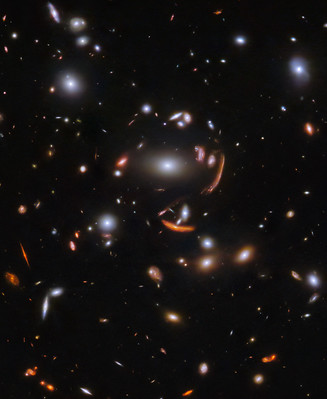
#> input picture image_to_music/5.jpg, 327 x 399 px
$ python jwst_img_to_music.py
#> lines starting #> are read from the running program, lines starting #| are printed output that depends on the picture
import numpy as np
import matplotlib.pyplot as plt
from PIL import Image
from scipy.io import wavfile
from scipy.signal import chirp, sawtooth, square, butter, filtfilt
from scipy.stats import entropy
import random

def generate_waveform(t, freq, wave_type='sine', width=0.5):
    """
    Generate different waveform types.

    Args:
        t: Time array
        freq: Frequency in Hz
        wave_type: 'sine', 'square', 'sawtooth', or 'triangle'
        width: Pulse width for square wave
    """
    if wave_type == 'sine':
        return np.sin(2 * np.pi * freq * t)
    elif wave_type == 'square':
        return square(2 * np.pi * freq * t, duty=width)
    elif wave_type == 'sawtooth':
        return sawtooth(2 * np.pi * freq * t)
    elif wave_type == 'triangle':
        return sawtooth(2 * np.pi * freq * t, width=0.5)
    return np.sin(2 * np.pi * freq * t)

def apply_envelope(signal, attack=0.1, decay=0.2, sustain=0.7, release=0.2, sustain_level=0.7):
    """
    Apply ADSR (Attack, Decay, Sustain, Release) envelope to a signal.

    Args:
        signal: Input audio signal
        attack: Attack time as fraction of total duration
        decay: Decay time as fraction of total duration
        sustain: Sustain time as fraction of total duration
        release: Release time as fraction of total duration
        sustain_level: Amplitude level during sustain phase (0-1)
    """
    total_length = len(signal)
    attack_len = int(attack * total_length)
    decay_len = int(decay * total_length)
    release_len = int(release * total_length)
    sustain_len = total_length - attack_len - decay_len - release_len

    envelope = np.zeros(total_length)

    # Attack phase
    envelope[:attack_len] = np.linspace(0, 1, attack_len)

    # Decay phase
    envelope[attack_len:attack_len+decay_len] = np.linspace(1, sustain_level, decay_len)

    # Sustain phase
    envelope[attack_len+decay_len:attack_len+decay_len+sustain_len] = sustain_level

    # Release phase
    envelope[-release_len:] = np.linspace(sustain_level, 0, release_len)

    return signal * envelope

def generate_beat(duration, sample_rate, bpm, complexity):
    """
    Generate a rhythmic beat pattern based on image complexity.

    Args:
        duration: Total duration in seconds
        sample_rate: Audio sample rate
        bpm: Beats per minute
        complexity: Image complexity measure (0-1)
    """
    beat_interval = sample_rate * 60 / bpm
    num_samples = int(duration * sample_rate)
    beat = np.zeros(num_samples)

    for i in range(0, num_samples, int(beat_interval)):
        if i + 1000 < num_samples:
            t = np.linspace(0, 0.1, 1000)
            kick = np.sin(2 * np.pi * 100 * np.exp(-10 * t))
            beat[i:i+1000] += kick * np.exp(-10 * t)

    if complexity > 0.3:
        for i in range(int(beat_interval/2), num_samples, int(beat_interval)):
            if i + 500 < num_samples:
                t = np.linspace(0, 0.05, 500)
                offbeat = np.sin(2 * np.pi * 200 * np.exp(-20 * t)) * 0.5
                beat[i:i+500] += offbeat * np.exp(-20 * t)

    if complexity > 0.6:
        sixteenth = int(beat_interval/4)
        for i in range(sixteenth, num_samples, sixteenth):
            if i + 200 < num_samples and np.random.random() > 0.5:
                t = np.linspace(0, 0.02, 200)
                hi_hat = np.random.random(200) * np.exp(-30 * t) * 0.3
                beat[i:i+200] += hi_hat

    beat = beat / np.max(np.abs(beat))
    return beat

def get_adaptive_parameters(image_stats):
    """
    Generate sonification parameters based on image characteristics.

    Args:
        image_stats: Dictionary containing image analysis results
    """
    base_bpm = 80
    bpm_range = 80
    bpm = base_bpm + int((image_stats['complexity'] * 0.7 +
                         image_stats['edge_intensity'] * 0.3) * bpm_range)
    bpm = np.clip(bpm, 80, 160)

    beat_intensity = 0.2 + (image_stats['contrast'] * 0.3 +
                           image_stats['edge_intensity'] * 0.2)
    beat_intensity = np.clip(beat_intensity, 0.2, 0.5)

    base_freq = 100 + (image_stats['brightness'] * 80 +
                      image_stats['color_variance'] * 20)
    base_freq = np.clip(base_freq, 100, 200)

    num_harmonics = random.randint(1, 10)  # Adjust the range as needed

    harmonic_intensities = [random.uniform(0.1, 1.0) for i in range(num_harmonics)]

    freq_multipliers = {
        'red': 1 + image_stats['color_distribution'][0],
        'green': 1.5 + image_stats['color_distribution'][1],
        'blue': 2 + image_stats['color_distribution'][2]
    }

    wave_types = {
        'red': 'sine',
        'green': 'triangle' if image_stats['complexity'] > 0.5 else 'sine',
        'blue': 'sawtooth' if image_stats['edge_intensity'] > 0.6 else 'sine'
    }

    # ADSR envelope parameters based on image characteristics
    envelope_params = {
        'attack': 0.1 + image_stats['edge_intensity'] * 0.1,
        'decay': 0.2 + image_stats['complexity'] * 0.1,
        'sustain': 0.7 - image_stats['contrast'] * 0.2,
        'release': 0.2 + image_stats['brightness'] * 0.1
    }

    return {
        'bpm': bpm,
        'beat_intensity': beat_intensity,
        'base_freq': base_freq,
        'num_harmonics': num_harmonics,
        'harmonic_intensities': harmonic_intensities,
        'freq_multipliers': freq_multipliers,
        'wave_types': wave_types,
        'envelope_params': envelope_params
    }


def get_chord_frequencies(root_freq, chord_type='major'):
    """Generate frequencies for a chord based on root frequency."""
    if chord_type == 'major':
        return [root_freq, root_freq * 1.25, root_freq * 1.5]  # Major triad
    elif chord_type == 'minor':
        return [root_freq, root_freq * 1.2, root_freq * 1.5]   # Minor triad
    elif chord_type == 'diminished':
        return [root_freq, root_freq * 1.2, root_freq * 1.4]   # Diminished triad
    elif chord_type == 'augmented':
        return [root_freq, root_freq * 1.25, root_freq * 1.6]  # Augmented triad
    return [root_freq, root_freq * 1.25, root_freq * 1.5]      # Default to major

def generate_chord_progression(image_stats, duration, sample_rate):
    """Generate chord progression based on image characteristics."""
    # Determine chord progression complexity based on image
    complexity = image_stats['complexity']
    brightness = image_stats['brightness']
    contrast = image_stats['contrast']

    # Base chord progressions (from simple to complex)
    progressions = {
        'simple': ['I', 'IV', 'V', 'I'],
        'medium': ['I', 'vi', 'IV', 'V'],
        'complex': ['I', 'vi', 'ii', 'V', 'I', 'IV', 'V', 'I']
    }

    # Choose progression based on complexity
    if complexity < 0.3:
        progression = progressions['simple']
    elif complexity < 0.6:
        progression = progressions['medium']
    else:
        progression = progressions['complex']

    # Determine base frequency and chord types based on image brightness
    base_freq = 110 * (1 + brightness)  # Higher brightness = higher base frequency

    # Map chords to frequencies and types
    chord_map = {
        'I': (base_freq, 'major'),
        'ii': (base_freq * 9/8, 'minor'),
        'iii': (base_freq * 5/4, 'minor'),
        'IV': (base_freq * 4/3, 'major'),
        'V': (base_freq * 3/2, 'major'),
        'vi': (base_freq * 5/3, 'minor'),
        'vii': (base_freq * 15/8, 'diminished')
    }

    # Generate the chord sequence
    t = np.linspace(0, duration, int(duration * sample_rate), endpoint=False)
    chord_signal = np.zeros_like(t)

    # Duration for each chord
    chord_duration = duration / len(progression)
    samples_per_chord = int(sample_rate * chord_duration)

    for i, chord in enumerate(progression):
        start_idx = i * samples_per_chord
        end_idx = start_idx + samples_per_chord

        root_freq, chord_type = chord_map[chord]
        frequencies = get_chord_frequencies(root_freq, chord_type)

        chord_wave = np.zeros(samples_per_chord)
        for freq in frequencies:
            t_chord = np.linspace(0, chord_duration, samples_per_chord, endpoint=False)
            # Use sine waves for cleaner chord sound
            chord_wave += np.sin(2 * np.pi * freq * t_chord) * 0.3

        # Apply envelope to chord
        envelope = np.ones(samples_per_chord)
        attack = int(0.1 * samples_per_chord)
        release = int(0.2 * samples_per_chord)
        envelope[:attack] = np.linspace(0, 1, attack)
        envelope[-release:] = np.linspace(1, 0, release)

        chord_signal[start_idx:end_idx] = chord_wave * envelope

    # Scale chord intensity based on contrast
    chord_intensity = 0.2 + (contrast * 0.3)
    return chord_signal * chord_intensity

def analyze_image(img_array):
    """Analyze image characteristics to determine sonification parameters."""
    # Previous analyze_image function content remains the same
    img_normalized = img_array / 255.0

    brightness = np.mean(img_normalized)
    contrast = np.std(img_normalized)
    color_distribution = np.mean(img_normalized, axis=(0,1))
    complexity = np.mean([entropy(img_normalized[:,:,i].flatten()) for i in range(3)])
    spatial_freq = np.mean([np.abs(np.diff(img_normalized[:,:,i])).mean() for i in range(3)])

    # Add harmonic analysis
    color_variance = np.var(color_distribution)
    edge_intensity = np.mean([np.abs(np.diff(img_normalized[:,:,i], axis=1)).mean() +
                            np.abs(np.diff(img_normalized[:,:,i], axis=0)).mean()
                            for i in range(3)])

    return {
        'brightness': brightness,
        'contrast': contrast,
        'color_distribution': color_distribution,
        'complexity': complexity,
        'spatial_frequency': spatial_freq,
        'color_variance': color_variance,
        'edge_intensity': edge_intensity
    }

def jwst_image_color_sonification(image_path, duration=30, sample_rate=44100):
#> called with image_path = '5.jpg', duration = 30, sample_rate = 44100
    img = Image.open(image_path)
#> img is the input picture: PIL image 327x399 RGB; mean R, G, B 22.2, 19.3, 18.6
    img_array = np.array(img)
    image_stats = analyze_image(img_array)
#> in analyze_image, `brightness = np.mean(img_normalized)`: brightness = 0.0785
#> in analyze_image, `contrast = np.std(img_normalized)`: contrast = 0.103
#> in analyze_image, `color_distribution = np.mean(img_normalized, axis=(0,1))`: color_distribution = [0.0869, 0.0756, 0.0731]
#> in analyze_image, `complexity = np.mean([entropy(img_normalized[:,:,i].flatten()) for i i..`: complexity = 11.35
#> in analyze_image, `spatial_freq = np.mean([np.abs(np.diff(img_normalized[:,:,i])).mean() ..`: spatial_freq = 0.0119
#> in analyze_image, `color_variance = np.var(color_distribution)`: color_variance = 3.6e-05
#> in analyze_image, `edge_intensity = np.mean([np.abs(np.diff(img_normalized[:,:,i], axis=1..`: edge_intensity = 0.0241
#> image_stats = {'brightness': 0.0785, 'contrast': 0.103, 'color_distribution': [0.0869, 0.0756, 0.0731], 'complexity': 11.35, 'spatial_frequency': 0.0119, 'color_variance': 3.6e-05, 'edge_intensity': 0.0241}
    params = get_adaptive_parameters(image_stats)
#> in get_adaptive_parameters, `bpm = base_bpm + int((image_stats['complexity'] * 0.7 + image_stats['e..`: bpm = 716
#> in get_adaptive_parameters, `bpm = np.clip(bpm, 80, 160)`: bpm = 160
#> in get_adaptive_parameters, `beat_intensity = 0.2 + (image_stats['contrast'] * 0.3 + image_stats['e..`: beat_intensity = 0.236
#> in get_adaptive_parameters, `base_freq = 100 + (image_stats['brightness'] * 80 + image_stats['color..`: base_freq = 106.3
#> in get_adaptive_parameters, `freq_multipliers = { 'red': 1 + image_stats['color_distribution'][0], ..`: freq_multipliers = {'red': 1.09, 'green': 1.58, 'blue': 2.07}
#> in get_adaptive_parameters, `wave_types = { 'red': 'sine', 'green': 'triangle' if image_stats['comp..`: wave_types = {'red': 'sine', 'green': 'triangle', 'blue': 'sine'}
#> in get_adaptive_parameters, `envelope_params = { 'attack': 0.1 + image_stats['edge_intensity'] * 0...`: envelope_params = {'attack': 0.102, 'decay': 1.34, 'sustain': 0.679, 'release': 0.208}
#> params = 8 items

    t = np.linspace(0, duration, num=duration*sample_rate, endpoint=False)

    audio_signal = np.zeros_like(t)
    beat = generate_beat(duration, sample_rate, params['bpm'], image_stats['complexity'])
#> in generate_beat, `beat_interval = sample_rate * 60 / bpm`: beat_interval = 16537.5
#> in generate_beat, `sixteenth = int(beat_interval/4)`: sixteenth = 4134
    chord_progression = generate_chord_progression(image_stats, duration, sample_rate)
#> in generate_chord_progression, `complexity = image_stats['complexity']`: complexity = 11.35
#> in generate_chord_progression, `brightness = image_stats['brightness']`: brightness = 0.0785
#> in generate_chord_progression, `contrast = image_stats['contrast']`: contrast = 0.103
#> in generate_chord_progression, `base_freq = 110 * (1 + brightness)`: base_freq = 118.6
#> in generate_chord_progression, `chord_map = { 'I': (base_freq, 'major'), 'ii': (base_freq * 9/8, 'mino..`: chord_map = {'I': (118.6, 'major'), 'ii': (133.5, 'minor'), 'iii': (148.3, 'minor'), 'IV': (158.2, 'major'), 'V': (178, 'major'), 'vi': (197.7, 'minor'), 'vii': (222.4, 'diminished')}
#> the loop in generate_chord_progression, `for i, chord in enumerate(progression):` made 8 passes
#> (root_freq, chord_type, frequencies) on passes 1 to 8: (118.6, 'major', [118.6, 148.3, 178]), (197.7, 'minor', [197.7, 237.3, 296.6]), (133.5, 'minor', [133.5, 160.2, 200.2]), (178, 'major', [178, 222.4, 266.9]), (118.6, 'major', [118.6, 148.3, 178]), (158.2, 'major', [158.2, 197.7, 237.3]), (178, 'major', [178, 222.4, 266.9]), (118.6, 'major', [118.6, 148.3, 178])
#> in generate_chord_progression, `chord_intensity = 0.2 + (contrast * 0.3)`: chord_intensity = 0.231

    for color in ['red', 'green', 'blue']:
        channel_idx = ['red', 'green', 'blue'].index(color)
        channel_data = img_array[:, :, channel_idx] / 255.0
        column_avg = np.mean(channel_data, axis=0)

        base_freq = params['base_freq'] * params['freq_multipliers'][color]
        freq_range = (base_freq, base_freq * 2)

        times = np.linspace(0, duration, num=len(column_avg))
        frequencies = freq_range[0] + column_avg * (freq_range[1] - freq_range[0])

        main_signal = np.zeros_like(t)
        for time_idx, freq in enumerate(frequencies):
            time_start = int((time_idx / len(frequencies)) * len(t))
            time_end = int(((time_idx + 1) / len(frequencies)) * len(t))

            wave = generate_waveform(t[time_start:time_end], freq)

            for h in range(params['num_harmonics']):
                harmonic_freq = freq * (h + 2)
                if harmonic_freq < 2000:
                    wave += params['harmonic_intensities'][h] * generate_waveform(
                        t[time_start:time_end], harmonic_freq)

            main_signal[time_start:time_end] = wave

        intensity_envelope = np.interp(t, times, column_avg)
        modulated_signal = apply_envelope(main_signal) * intensity_envelope
        audio_signal += modulated_signal * (0.2 * image_stats['color_distribution'][channel_idx])
#> this loop made 3 passes
#> (base_freq, freq_range) on passes 1 to 3: (115.5, (115.5, 231)), (167.5, (167.5, 334.9)), (220.3, (220.3, 440.7))
#> pass 1, in jwst_image_color_sonification, `channel_data = img_array[:, :, channel_idx] / 255.0`:
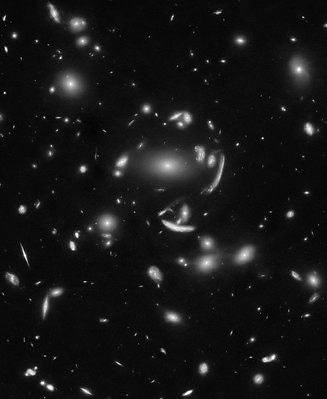
#> channel_data: shape (399, 327) float64; min 0, max 1, mean 0.0869
#> pass 2, in jwst_image_color_sonification, `channel_data = img_array[:, :, channel_idx] / 255.0`:
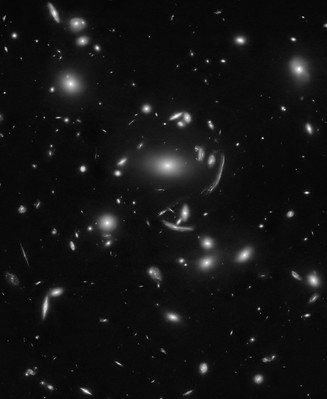
#> channel_data: shape (399, 327) float64; min 0, max 1, mean 0.0756

    # Mix all components
    audio_signal = audio_signal * 0.5  # Reduce main signal volume to make room for chords
    audio_signal += beat * params['beat_intensity']
    audio_signal += chord_progression  # Add chord progression

    # Normalize and apply gentle low-pass filter
    audio_signal = audio_signal / np.max(np.abs(audio_signal))
    b, a = butter(4, 2000/(sample_rate/2), btype='low')
    audio_signal = filtfilt(b, a, audio_signal)

    return audio_signal, sample_rate, params

image_path = '5.jpg'
audio, sr, parameters = jwst_image_color_sonification(image_path)
#> sr = 44100; parameters = 8 items

# # Example usage
# image_path = 'ronadlo.png'
# audio, sr = jwst_image_color_sonification(image_path)

print("\nAdaptive parameters for this image:")
print(f"BPM: {parameters['bpm']}")
#| BPM: 160
print(f"Beat Intensity: {parameters['beat_intensity']:.2f}")
#| Beat Intensity: 0.24
print(f"Base Frequency: {parameters['base_freq']:.1f} Hz")
#| Base Frequency: 106.3 Hz
print(f"Number of Harmonics: {parameters['num_harmonics']}")
#| Number of Harmonics: 7

wavfile.write('5.wav', sr, (audio * 32767).astype(np.int16))
